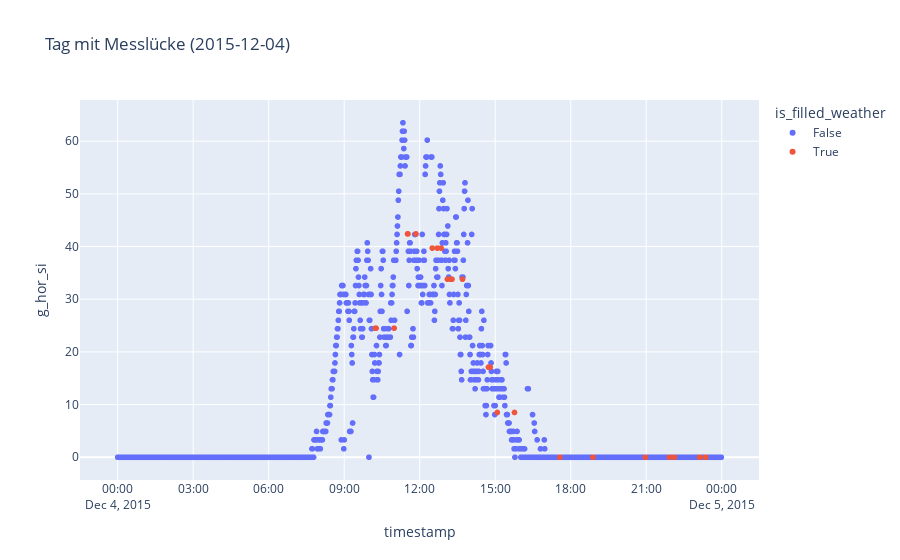

Notebook cell for this chart:
### Code cell
import plotly.express as px
fig = px.scatter(df_day, x="timestamp", y="g_hor_si", color="is_filled_weather", title=''.join(info_dict['Title']),)

fig.show()

### Figure 1 — Plotly figure (JSON) as saved in the notebook; plotly's stock layout.template omitted (floating-point values rounded to 4 significant figures; data arrays with more than 128 entries replaced by an {"elided": "..."} marker saying what was removed)
{"data": [{"hovertemplate": "is_filled_weather=False<br>timestamp=%{x}<br>g_hor_si=%{y}<extra></extra>", "legendgroup": "False", "marker": {"color": "#636efa", "symbol": "circle"}, "mode": "markers", "name": "False", "showlegend": true, "type": "scattergl", "x": {"elided": "1408 str values"}, "xaxis": "x", "y": {"elided": "1408 float values"}, "yaxis": "y"}, {"hovertemplate": "is_filled_weather=True<br>timestamp=%{x}<br>g_hor_si=%{y}<extra></extra>", "legendgroup": "True", "marker": {"color": "#EF553B", "symbol": "circle"}, "mode": "markers", "name": "True", "showlegend": true, "type": "scattergl", "x": ["2015-12-04T10:14:00", "2015-12-04T10:15:00", "2015-12-04T10:16:00", "2015-12-04T10:59:00", "2015-12-04T11:31:00", "2015-12-04T11:32:00", "2015-12-04T11:51:00", "2015-12-04T12:30:00", "2015-12-04T12:42:00", "2015-12-04T12:51:00", "2015-12-04T13:06:00", "2015-12-04T13:13:00", "2015-12-04T13:14:00", "2015-12-04T13:15:00", "2015-12-04T13:16:00", "2015-12-04T13:17:00", "2015-12-04T13:42:00", "2015-12-04T14:44:00", "2015-12-04T14:45:00", "2015-12-04T14:46:00", "2015-12-04T14:47:00", "2015-12-04T14:48:00", "2015-12-04T15:05:00", "2015-12-04T15:46:00", "2015-12-04T17:34:00", "2015-12-04T18:53:00", "2015-12-04T20:58:00", "2015-12-04T21:55:00", "2015-12-04T22:07:00", "2015-12-04T23:07:00", "2015-12-04T23:21:00", "2015-12-04T23:22:00"], "xaxis": "x", "y": [24.5, 24.5, 24.5, 24.5, 42.4, 42.4, 42.4, 39.7, 39.7, 39.7, 33.8, 33.8, 33.8, 33.8, 33.8, 33.8, 33.8, 17.1, 17.1, 17.1, 17.1, 17.1, 8.5, 8.5, 0, 0, 0, 0, 0, 0, 0, 0], "yaxis": "y"}], "layout": {"legend": {"title": {"text": "is_filled_weather"}, "tracegroupgap": 0}, "title": {"text": "Tag mit Messlücke (2015-12-04)"}, "xaxis": {"anchor": "y", "domain": [0, 1], "title": {"text": "timestamp"}}, "yaxis": {"anchor": "x", "domain": [0, 1], "title": {"text": "g_hor_si"}}}}
